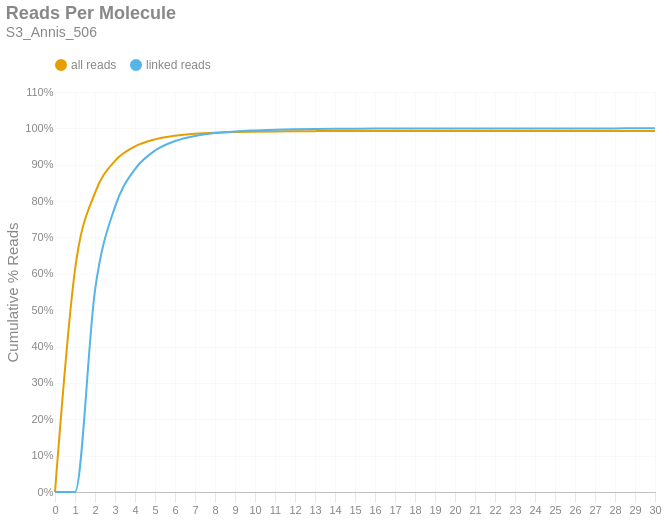

Notebook code for this chart:
### Markdown cell above
### Reads per Molecule
This chart shows the cumulative distribution of the number of reads per linked molecule. That is, how many alignments are associated with a unique molecule. This excludes the number of reads associated with invalid or absent linked-read barcodes. The `linked` histogram is the percentages recalculated when disregarding singletons.

### Code cell
if SKIPLR:
    print_html(f"Skipped")
else:
    counts = np.bincount(valids['reads'].cast(pl.Int64).to_numpy())
    weighted = counts * np.arange(len(counts))
    all_perc = weighted / n_reads
    linked_perc = weighted / n_linked_reads
    linked_perc[1] = 0
    binned_df = pl.DataFrame({
        'readsper': list(range(len(counts))),
        'all reads (cumsum)': np.cumsum(all_perc).tolist(),
        'linked reads (cumsum)': np.cumsum(linked_perc).tolist(),
    })

    with SafeRender(binned_df):
        (
            density_plot(binned_df, 'Reads Per Molecule', samplename, 'readspmol')
            .encode(
                x=alt.X('readsper:O', title=None).axis(labelAngle=0).scale(padding=0),
                y=alt.Y('value:Q', title='Cumulative % Reads').axis(format='%').stack(False),
                color=alt.Color("key:N").scale(domain=["all reads", "linked reads"]),
                tooltip=[
                    alt.Tooltip("key:N", title="Data Type"),
                    alt.Tooltip("readsper:O", title="Reads Per Molecule"),
                    alt.Tooltip("value:Q", format=".2%", title="% Reads (Cum.)")
                ]            
            )
        ).display()

### Figure 1 — Vega-Lite specification as saved in the notebook (floating-point values rounded to 4 significant figures)
{"width": "container", "height": 400, "config": {"title": {"anchor": "start", "dy": -15, "fontSize": 18, "color": "#888888", "subtitleColor": "#888888", "subtitleFontSize": 14}, "arc": {"fill": "#0072B2"}, "axis": {"domainColor": "#888888", "domainWidth": 0.5, "gridWidth": 0.2, "grid": false, "titleFontWeight": 400, "titleFontSize": 15, "labelFontSize": 11, "labelColor": "#888888", "tickColor": "#888888", "tickWidth": 0.2, "titleColor": "#888888"}, "axisBand": {"grid": false}, "axisX": {"grid": true, "tickSize": 10, "domainCap": "round"}, "axisY": {"domain": false, "grid": true, "tickSize": 0, "domainCap": "round"}, "background": "transparent", "header": {"labelFontSize": 15, "labelColor": "#888888", "titleFontSize": 15, "titleFontWeight": 600, "titleColor": "#888888"}, "legend": {"labelFont": "sans-serif", "labelFontSize": 12, "labelColor": "#888888", "symbolSize": 100, "symbolType": "circle", "titleFontSize": 12, "titlePadding": 10, "titleColor": "#888888", "title": null, "orient": "top"}, "range": {"category": ["#E69F00", "#56B4E9", "#009E73", "#F0E442", "#0072B2", "#D55E00", "#CC79A7", "#000000"], "diverging": ["#cfe8f3", "#a2d4ec", "#73bfe2", "#46abdb", "#1696d2", "#12719e"]}, "area": {"fill": "#0072B2", "fillOpacity": 0.7, "line": true, "strokeOpacity": 0.7}, "line": {"color": "#0072B2", "stroke": "#0072B2", "strokeWidth": 2}, "trail": {"color": "#0072B2", "stroke": "#0072B2", "strokeWidth": 0, "size": 1}, "point": {"filled": true, "fillOpacity": 1.0, "size": 95}, "text": {"color": "#888888", "fontSize": 11, "align": "right", "fontWeight": 400, "size": 11}, "bar": {"fill": "#0072B2", "stroke": null}, "view": {"stroke": null, "continuousWidth": 660, "continuousHeight": 400}}, "data": {"name": "data-b05ef9ca0c5c68c3e48ab4261d7ea85b"}, "mark": {"type": "line", "interpolate": "monotone", "point": {"opacity": 0, "size": 275}}, "encoding": {"color": {"field": "key", "scale": {"domain": ["all reads", "linked reads"]}, "type": "nominal"}, "tooltip": [{"field": "key", "title": "Data Type", "type": "nominal"}, {"field": "readsper", "title": "Reads Per Molecule", "type": "ordinal"}, {"field": "value", "format": ".2%", "title": "% Reads (Cum.)", "type": "quantitative"}], "x": {"axis": {"labelAngle": 0}, "field": "readsper", "scale": {"padding": 0}, "title": null, "type": "ordinal"}, "y": {"axis": {"format": "%"}, "field": "value", "stack": false, "title": "Cumulative % Reads", "type": "quantitative"}}, "params": [{"name": "param_c36ac31b6afebe62", "select": {"type": "point", "fields": ["key"]}, "bind": "legend"}], "title": {"text": "Reads Per Molecule", "subtitle": "S3_Annis_506"}, "transform": [{"fold": ["all reads (cumsum)", "linked reads (cumsum)"]}, {"calculate": "replace(datum.key, ' (cumsum)', '')", "as": "key"}, {"filter": {"param": "param_c36ac31b6afebe62"}}], "usermeta": {"embedOptions": {"downloadFileName": "S3_Annis_506.readspmol"}}, "$schema": "https://vega.github.io/schema/vega-lite/v6.1.0.json", "datasets": {"data-b05ef9ca0c5c68c3e48ab4261d7ea85b": [{"readsper": 0, "all reads (cumsum)": 0.0, "linked reads (cumsum)": 0.0}, {"readsper": 1, "all reads (cumsum)": 0.6109, "linked reads (cumsum)": 0.0}, {"readsper": 2, "all reads (cumsum)": 0.8227, "linked reads (cumsum)": 0.5542}, {"readsper": 3, "all reads (cumsum)": 0.9106, "linked reads (cumsum)": 0.7842}, {"readsper": 4, "all reads (cumsum)": 0.9503, "linked reads (cumsum)": 0.8881}, {"readsper": 5, "all reads (cumsum)": 0.9698, "linked reads (cumsum)": 0.939}, {"readsper": 6, "all reads (cumsum)": 0.9798, "linked reads (cumsum)": 0.9651}, {"readsper": 7, "all reads (cumsum)": 0.9852, "linked reads (cumsum)": 0.9793}, {"readsper": 8, "all reads (cumsum)": 0.9882, "linked reads (cumsum)": 0.9872}, {"readsper": 9, "all reads (cumsum)": 0.9899, "linked reads (cumsum)": 0.9917}, {"readsper": 10, "all reads (cumsum)": 0.9909, "linked reads (cumsum)": 0.9943}, {"readsper": 11, "all reads (cumsum)": 0.9917, "linked reads (cumsum)": 0.9963}, {"readsper": 12, "all reads (cumsum)": 0.9921, "linked reads (cumsum)": 0.9975}, {"readsper": 13, "all reads (cumsum)": 0.9924, "linked reads (cumsum)": 0.9982}, {"readsper": 14, "all reads (cumsum)": 0.9926, "linked reads (cumsum)": 0.9987}, {"readsper": 15, "all reads (cumsum)": 0.9927, "linked reads (cumsum)": 0.9991}, {"readsper": 16, "all reads (cumsum)": 0.9928, "linked reads (cumsum)": 0.9993}, {"readsper": 17, "all reads (cumsum)": 0.9929, "linked reads (cumsum)": 0.9996}, {"readsper": 18, "all reads (cumsum)": 0.993, "linked reads (cumsum)": 0.9997}, {"readsper": 19, "all reads (cumsum)": 0.993, "linked reads (cumsum)": 0.9997}, {"readsper": 20, "all reads (cumsum)": 0.993, "linked reads (cumsum)": 0.9998}, {"readsper": 21, "all reads (cumsum)": 0.993, "linked reads (cumsum)": 0.9999}, {"readsper": 22, "all reads (cumsum)": 0.993, "linked reads (cumsum)": 0.9999}, {"readsper": 23, "all reads (cumsum)": 0.9931, "linked reads (cumsum)": 0.9999}, {"readsper": 24, "all reads (cumsum)": 0.9931, "linked reads (cumsum)": 0.9999}, {"readsper": 25, "all reads (cumsum)": 0.9931, "linked reads (cumsum)": 0.9999}, {"readsper": 26, "all reads (cumsum)": 0.9931, "linked reads (cumsum)": 0.9999}, {"readsper": 27, "all reads (cumsum)": 0.9931, "linked reads (cumsum)": 1.0}, {"readsper": 28, "all reads (cumsum)": 0.9931, "linked reads (cumsum)": 1.0}, {"readsper": 29, "all reads (cumsum)": 0.9931, "linked reads (cumsum)": 1.0}, {"readsper": 30, "all reads (cumsum)": 0.9931, "linked reads (cumsum)": 1.0}]}}
